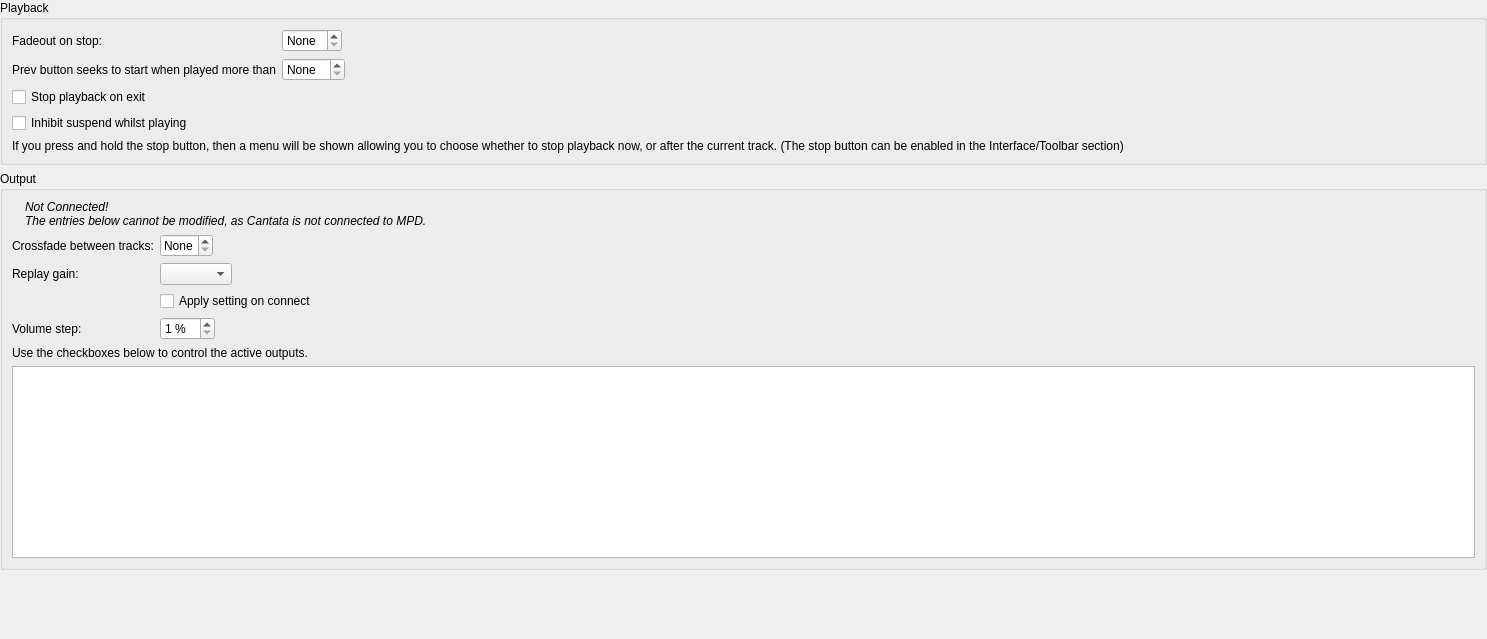
<?xml version="1.0" encoding="UTF-8"?>
<ui version="4.0">
 <class>PlaybackSettings</class>
 <widget class="QWidget" name="PlaybackSettings">
  <property name="geometry">
   <rect>
    <x>0</x>
    <y>0</y>
    <width>1487</width>
    <height>639</height>
   </rect>
  </property>
  <layout class="QVBoxLayout" name="mainLayout">
   <property name="leftMargin">
    <number>0</number>
   </property>
   <property name="topMargin">
    <number>0</number>
   </property>
   <property name="rightMargin">
    <number>0</number>
   </property>
   <property name="bottomMargin">
    <number>0</number>
   </property>
   <item>
    <widget class="QGroupBox" name="stopPlaybackBox">
     <property name="title">
      <string>Playback</string>
     </property>
     <layout class="QFormLayout" name="formLayout">
      <property name="fieldGrowthPolicy">
       <enum>QFormLayout::ExpandingFieldsGrow</enum>
      </property>
      <item row="0" column="0">
       <widget class="BuddyLabel" name="label_6b">
        <property name="text">
         <string>Fadeout on stop:</string>
        </property>
        <property name="buddy">
         <cstring>stopFadeDuration</cstring>
        </property>
       </widget>
      </item>
      <item row="0" column="1">
       <widget class="QSpinBox" name="stopFadeDuration">
        <property name="specialValueText">
         <string>None</string>
        </property>
        <property name="suffix">
         <string> ms</string>
        </property>
       </widget>
      </item>
      <item row="2" column="0" colspan="2">
       <widget class="QCheckBox" name="stopOnExit">
        <property name="text">
         <string>Stop playback on exit</string>
        </property>
       </widget>
      </item>
      <item row="3" column="0" colspan="2">
       <widget class="QCheckBox" name="inhibitSuspend">
        <property name="text">
         <string>Inhibit suspend whilst playing</string>
        </property>
       </widget>
      </item>
      <item row="4" column="0" colspan="2">
       <widget class="NoteLabel" name="noteLabel">
        <property name="text">
         <string>If you press and hold the stop button, then a menu will be shown allowing you to choose whether to stop playback now, or after the current track. (The stop button can be enabled in the Interface/Toolbar section)</string>
        </property>
       </widget>
      </item>
      <item row="1" column="0">
       <widget class="QLabel" name="label">
        <property name="text">
         <string>Prev button seeks to start when played more than</string>
        </property>
       </widget>
      </item>
      <item row="1" column="1">
       <widget class="QSpinBox" name="prevSeekDuration">
        <property name="specialValueText">
         <string>None</string>
        </property>
        <property name="suffix">
         <string> s</string>
        </property>
        <property name="maximum">
         <number>9000</number>
        </property>
        <property name="singleStep">
         <number>1</number>
        </property>
       </widget>
      </item>
     </layout>
    </widget>
   </item>
   <item>
    <widget class="QGroupBox" name="outputBox">
     <property name="sizePolicy">
      <sizepolicy hsizetype="Preferred" vsizetype="MinimumExpanding">
       <horstretch>0</horstretch>
       <verstretch>0</verstretch>
      </sizepolicy>
     </property>
     <property name="title">
      <string>Output</string>
     </property>
     <layout class="QGridLayout" name="gridLayout">
      <item row="0" column="1">
       <widget class="QLabel" name="messageLabel">
        <property name="text">
         <string>&lt;i&gt;Not Connected!&lt;br/&gt;The entries below cannot be modified, as Cantata is not connected to MPD.&lt;/i&gt;</string>
        </property>
        <property name="wordWrap">
         <bool>true</bool>
        </property>
        <property name="textInteractionFlags">
         <set>Qt::NoTextInteraction</set>
        </property>
       </widget>
      </item>
      <item row="1" column="0" colspan="2">
       <layout class="QFormLayout" name="formLayout_2a">
        <property name="fieldGrowthPolicy">
         <enum>QFormLayout::ExpandingFieldsGrow</enum>
        </property>
        <item row="0" column="0">
         <widget class="BuddyLabel" name="crossfadingLabel">
          <property name="text">
           <string>Crossfade between tracks:</string>
          </property>
          <property name="buddy">
           <cstring>crossfading</cstring>
          </property>
         </widget>
        </item>
        <item row="0" column="1">
         <widget class="QSpinBox" name="crossfading">
          <property name="specialValueText">
           <string>None</string>
          </property>
          <property name="suffix">
           <string> s</string>
          </property>
          <property name="maximum">
           <number>20</number>
          </property>
         </widget>
        </item>
        <item row="1" column="0">
         <widget class="BuddyLabel" name="replayGainLabel">
          <property name="text">
           <string>Replay gain:</string>
          </property>
          <property name="buddy">
           <cstring>replayGain</cstring>
          </property>
         </widget>
        </item>
        <item row="1" column="1">
         <layout class="QHBoxLayout" name="replayGainayout">
          <property name="leftMargin">
           <number>0</number>
          </property>
          <property name="topMargin">
           <number>0</number>
          </property>
          <property name="rightMargin">
           <number>0</number>
          </property>
          <property name="bottomMargin">
           <number>0</number>
          </property>
          <item>
           <widget class="QComboBox" name="replayGain"/>
          </item>
          <item>
           <spacer name="replayGainSpacer">
            <property name="orientation">
             <enum>Qt::Horizontal</enum>
            </property>
            <property name="sizeType">
             <enum>QSizePolicy::MinimumExpanding</enum>
            </property>
            <property name="sizeHint" stdset="0">
             <size>
              <width>0</width>
              <height>0</height>
             </size>
            </property>
           </spacer>
          </item>
          <item>
           <widget class="UrlLabel" name="aboutReplayGain" native="true">
            <property name="text" stdset="0">
             <string>About replay gain</string>
            </property>
           </widget>
          </item>
         </layout>
        </item>
        <item row="2" column="1">
         <widget class="QCheckBox" name="applyReplayGain">
          <property name="toolTip">
           <string>&lt;p&gt;MPD resets (to the value in its config file) the replaygain mode setting each time it is restarted. Cantata can work-around this by setting MPD to use the value defined here each time Cantata connects to MPD.&lt;/p&gt;</string>
          </property>
          <property name="text">
           <string>Apply setting on connect</string>
          </property>
         </widget>
        </item>
        <item row="3" column="0">
         <widget class="BuddyLabel" name="volumeStepLabel">
          <property name="toolTip">
           <string>&lt;p&gt;Amount to change volume by when using either the volume control keyboard shortcuts, or the mouse wheel over the toolbar volume control.&lt;/p&gt;</string>
          </property>
          <property name="text">
           <string>Volume step:</string>
          </property>
          <property name="buddy">
           <cstring>volumeStep</cstring>
          </property>
         </widget>
        </item>
        <item row="3" column="1">
         <widget class="QSpinBox" name="volumeStep">
          <property name="suffix">
           <string> %</string>
          </property>
          <property name="minimum">
           <number>1</number>
          </property>
          <property name="maximum">
           <number>20</number>
          </property>
         </widget>
        </item>
        <item row="4" column="0" colspan="2">
         <widget class="QLabel" name="outputsViewLabel">
          <property name="text">
           <string>Use the checkboxes below to control the active outputs.</string>
          </property>
          <property name="wordWrap">
           <bool>true</bool>
          </property>
         </widget>
        </item>
        <item row="5" column="0" colspan="2">
         <widget class="QListWidget" name="outputsView"/>
        </item>
       </layout>
      </item>
      <item row="0" column="0">
       <widget class="BuddyLabel" name="messageIcon">
        <property name="sizePolicy">
         <sizepolicy hsizetype="Fixed" vsizetype="Fixed">
          <horstretch>0</horstretch>
          <verstretch>0</verstretch>
         </sizepolicy>
        </property>
        <property name="text">
         <string/>
        </property>
       </widget>
      </item>
     </layout>
    </widget>
   </item>
   <item>
    <spacer name="expandingSpacer">
     <property name="orientation">
      <enum>Qt::Vertical</enum>
     </property>
     <property name="sizeHint" stdset="0">
      <size>
       <width>20</width>
       <height>0</height>
      </size>
     </property>
    </spacer>
   </item>
  </layout>
 </widget>
 <customwidgets>
  <customwidget>
   <class>BuddyLabel</class>
   <extends>QLabel</extends>
   <header>support/buddylabel.h</header>
  </customwidget>
  <customwidget>
   <class>NoteLabel</class>
   <extends>QLabel</extends>
   <header>widgets/notelabel.h</header>
  </customwidget>
  <customwidget>
   <class>UrlLabel</class>
   <extends>QWidget</extends>
   <header>support/urllabel.h</header>
  </customwidget>
 </customwidgets>
 <resources/>
 <connections/>
</ui>
